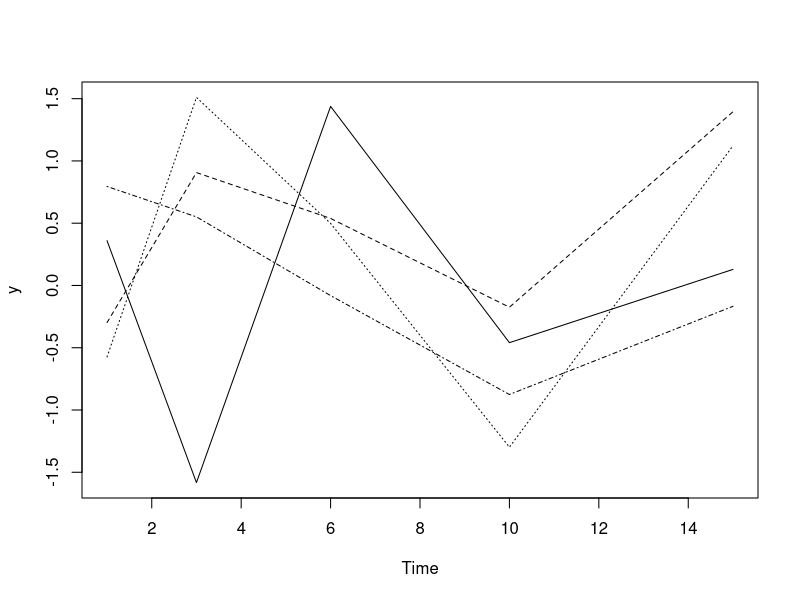
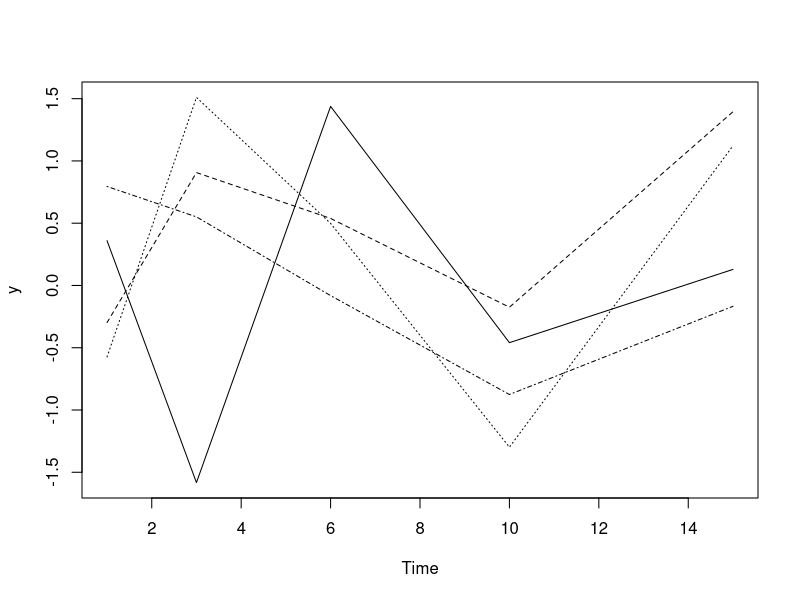
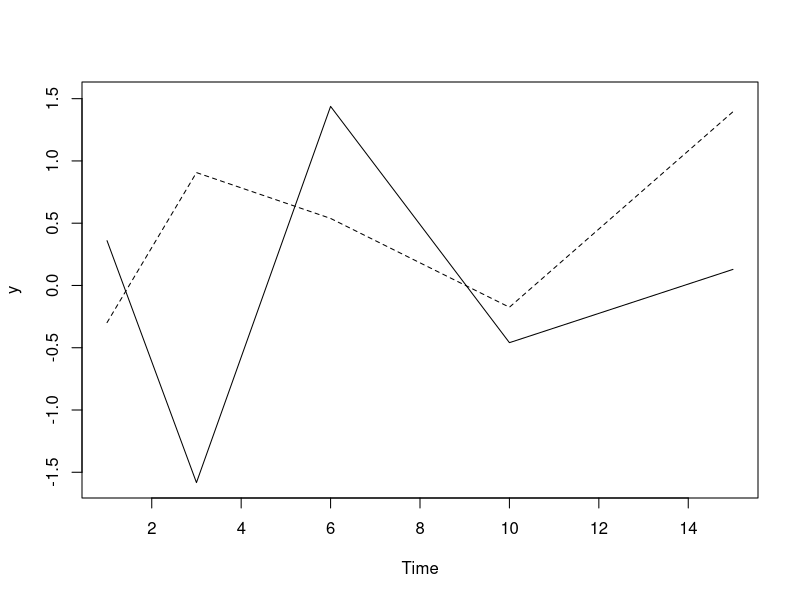
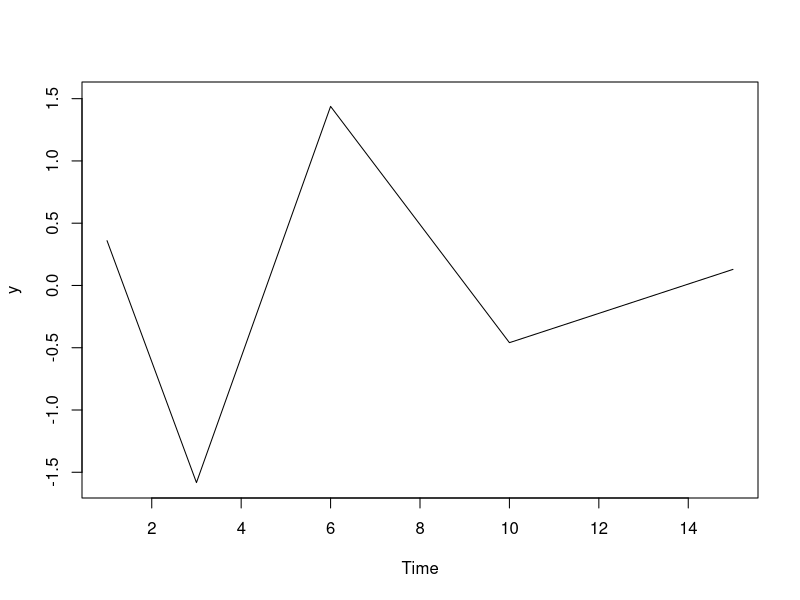
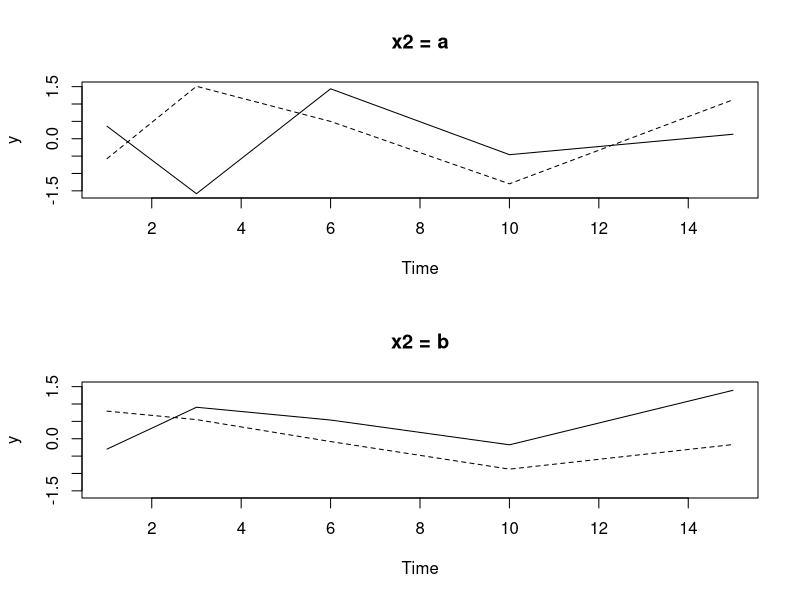
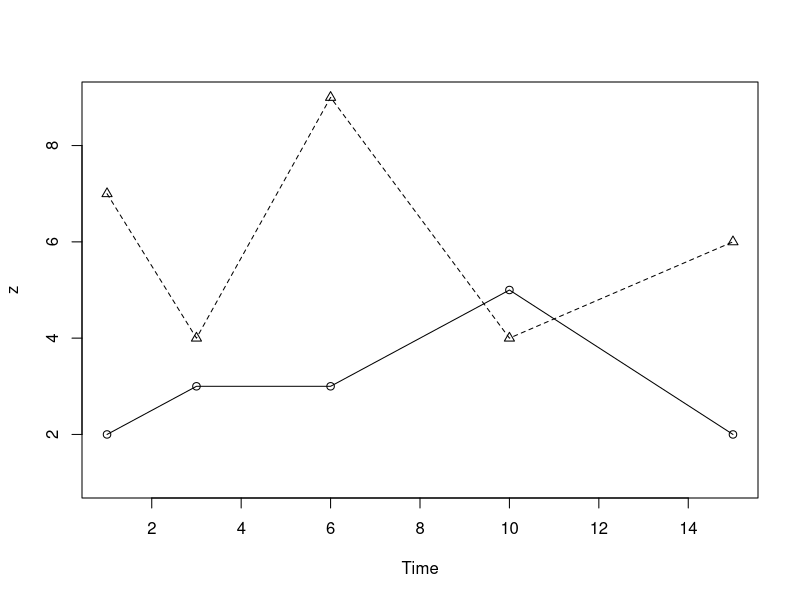
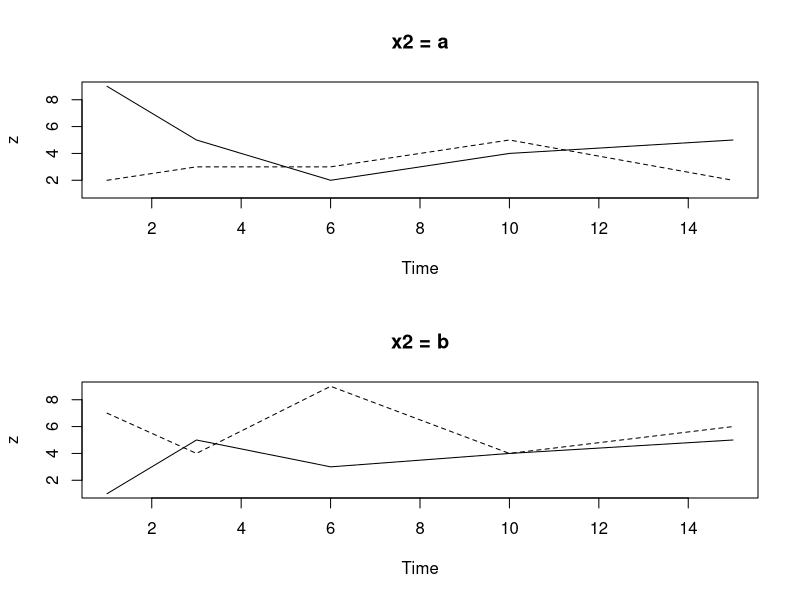

Generate these figures, in order, with R:
library(rmutil)


### Name: DataMethods
### Title: Methods for response, tccov, tvcov, and repeated Data Objects
### Aliases: DataMethods as.data.frame as.data.frame.repeated
###   as.data.frame.response as.data.frame.tccov as.data.frame.tvcov
###   as.matrix as.matrix.repeated as.matrix.response as.matrix.tccov
###   as.matrix.tvcov coef.gnlm covariates covariates.tccov
###   covariates.tvcov covariates.repeated covind covind.default delta
###   delta.response delta.repeated description description.default
###   description.repeated deviance.gnlm df.residual.gnlm formula
###   formula.tccov formula.repeated names names.response names.tccov
###   names.tvcov names.repeated nesting nesting.response nesting.repeated
###   nobs nobs.default nobs.response nobs.tvcov nobs.data.frame
###   plot.response plot.repeated print.response print.tccov print.tvcov
###   print.repeated print.fmobj print.gnlm response response.response
###   response.repeated resptype resptype.response resptype.repeated times
###   times.default times.response transform transform.response
###   transform.tccov transform.tvcov transform.repeated units
###   units.default units.repeated vcov.gnlm weights weights.response
###   weights.repeated weights.gnlm
### Keywords: manip

### ** Examples

# set up some data and create the objects
#
y <- matrix(rnorm(20),ncol=5)
tt <- c(1,3,6,10,15)
print(resp <- restovec(y, times=tt, units="m", type="duration"))
x <- c(0,0,1,1)
x2 <- as.factor(c("a","b","a","b"))
tcc <- tcctomat(data.frame(x=x,x2=x2))
z <- matrix(rpois(20,5),ncol=5)
tvc <- tvctomat(z)
print(reps <- rmna(resp, tvcov=tvc, ccov=tcc))
#
plot(resp)
plot(reps)
plot(reps, nind=1:2)
plot(reps, ccov=c(0,1))
plot(reps, ccov="x2")
plot(reps, name="z", nind=3:4, pch=1:2)
plot(reps, name="z", ccov="x2")
#
response(resp)
response(transform(resp, y=1/y))
response(reps)
response(reps, nind=2:3)
response(transform(reps,y=1/y))
#
times(resp)
times(transform(resp,times=times-6))
times(reps)
#
delta(resp)
delta(reps)
delta(transform(reps,y=1/y))
delta(transform(reps,y=1/y), nind=3)
#
nobs(resp)
nobs(tvc)
nobs(reps)
#
units(resp)
units(reps)
#
resptype(resp)
resptype(reps)
#
weights(resp)
weights(reps)
#
covariates(tcc)
covariates(tcc, nind=2:3)
covariates(tvc)
covariates(tvc, nind=3)
covariates(reps)
covariates(reps, nind=3)
covariates(reps,names="x")
covariates(reps,names="z")
#
names(tcc)
names(tvc)
names(reps)
#
nesting(resp)
nesting(reps)
#
# because individuals are the only nesting, this is the same as
covind(resp)
covind(reps)
#
as.data.frame(resp)
as.data.frame(tcc)
as.data.frame(tvc)
as.data.frame(reps)
#
# use in glm
rm(y,x,z)
glm(y~x+z, data=as.data.frame(reps))
